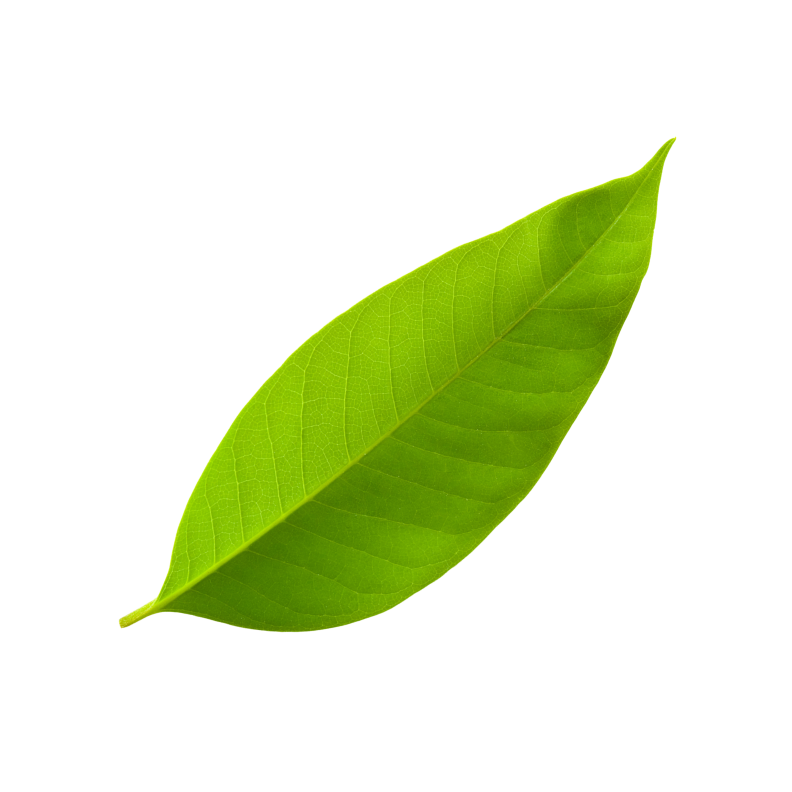
#> input picture manual_tests/mango_leaf.jpeg, 3168 x 3168 px (shown at 1/4 size)
$ python -i preprocessing.py   (imports and definitions only)
#> lines starting #> are read from the running program, lines starting #| are printed output that depends on the picture
"""Authoritative Preprocessing Pipeline for Cotton Guard.
Shared consistently between training, ONNX export, and production inference.
Applies CIELAB conversion, CLAHE on L-channel, and standard ImageNet normalization.
"""

from typing import Union, Tuple
from PIL import Image
import numpy as np
import cv2

# Canonical constants
DEFAULT_IMAGE_SIZE = (224, 224)
IMAGENET_MEAN = np.array([0.485, 0.456, 0.406], dtype=np.float32)
IMAGENET_STD = np.array([0.229, 0.224, 0.225], dtype=np.float32)
CLAHE_CLIP_LIMIT = 2.0
CLAHE_TILE_GRID_SIZE = (8, 8)


def apply_cielab_clahe(
    rgb_image: np.ndarray,
    clip_limit: float = CLAHE_CLIP_LIMIT,
    tile_grid_size: Tuple[int, int] = CLAHE_TILE_GRID_SIZE
) -> np.ndarray:
    """
    Converts RGB uint8 image to CIELAB, applies CLAHE to the Luminance (L) channel,
    and converts back to RGB uint8.
    """
    if rgb_image.dtype != np.uint8:
        rgb_image = np.clip(rgb_image, 0, 255).astype(np.uint8)

    lab = cv2.cvtColor(rgb_image, cv2.COLOR_RGB2LAB)
    l, a, b = cv2.split(lab)
    clahe = cv2.createCLAHE(clipLimit=clip_limit, tileGridSize=tile_grid_size)
    cl = clahe.apply(l)
    enhanced_lab = cv2.merge((cl, a, b))
    enhanced_rgb = cv2.cvtColor(enhanced_lab, cv2.COLOR_LAB2RGB)
    return enhanced_rgb


def preprocess_image(
    image: Union[Image.Image, np.ndarray],
    target_size: Tuple[int, int] = DEFAULT_IMAGE_SIZE,
    enable_clahe: bool = True,
    layout: str = "NCHW",
    clip_limit: float = CLAHE_CLIP_LIMIT,
    tile_grid_size: Tuple[int, int] = CLAHE_TILE_GRID_SIZE
) -> np.ndarray:
    """
    Authoritative preprocessing pipeline:
    1. Ensures RGB format.
    2. Resizes to target_size (224, 224) via bilinear interpolation.
    3. (Optional) Applies CIELAB + CLAHE on L-channel.
    4. Scales pixels to [0.0, 1.0].
    5. Normalizes by ImageNet mean and std.
    6. Formats to specified layout ('NCHW' or 'NHWC') with batch dimension.

    Returns float32 ndarray with shape:
      - (1, 3, H, W) if layout == 'NCHW'
      - (1, H, W, 3) if layout == 'NHWC'
    """
    # 1. Convert to RGB PIL Image if needed
    if isinstance(image, np.ndarray):
        if image.ndim == 2:
            image = cv2.cvtColor(image, cv2.COLOR_GRAY2RGB)
        elif image.ndim == 3 and image.shape[2] == 4:
            image = cv2.cvtColor(image, cv2.COLOR_RGBA2RGB)
        pil_img = Image.fromarray(image.astype(np.uint8))
    else:
        pil_img = image.convert("RGB")

    # 2. Resize
    resized = pil_img.resize(target_size, Image.Resampling.BILINEAR)
    np_img = np.array(resized, dtype=np.uint8)

    # 3. Hybrid CIELAB + CLAHE
    if enable_clahe:
        enhanced = apply_cielab_clahe(np_img, clip_limit=clip_limit, tile_grid_size=tile_grid_size)
    else:
        enhanced = np_img

    # 4 & 5. Normalization [0, 1] -> (x - mean) / std
    arr = enhanced.astype(np.float32) / 255.0
    normalized = (arr - IMAGENET_MEAN) / IMAGENET_STD

    # 6. Tensor Layout Formatting
    if layout.upper() == "NCHW":
        transposed = np.transpose(normalized, (2, 0, 1))
        batched = np.expand_dims(transposed, axis=0)
    elif layout.upper() == "NHWC":
        batched = np.expand_dims(normalized, axis=0)
    else:
        raise ValueError(f"Unsupported layout: {layout}. Expected 'NCHW' or 'NHWC'.")

    return batched.astype(np.float32)

>>> import cv2
>>> picture = cv2.cvtColor(cv2.imread('../manual_tests/mango_leaf.jpeg'), cv2.COLOR_BGR2RGB)
>>> result = preprocess_image(picture)
#> in preprocess_image, `resized = pil_img.resize(target_size, Image.Resampling.BILINEAR)`:
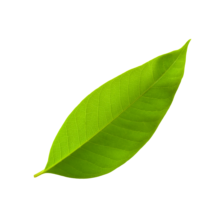
#> resized: PIL image 224x224 RGB; mean R, G, B 227.6, 237.5, 205.6
#> in apply_cielab_clahe, `lab = cv2.cvtColor(rgb_image, cv2.COLOR_RGB2LAB)`: lab: shape (224, 224, 3); mean of channels 0, 1, 2 236.2, 120.7, 140.5
#> in apply_cielab_clahe, `l, a, b = cv2.split(lab)`:
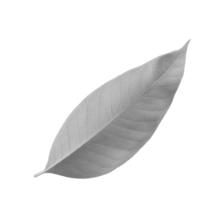
#> l: shape (224, 224); min 111, max 255, mean 236.2
#> in apply_cielab_clahe, `l, a, b = cv2.split(lab)`:
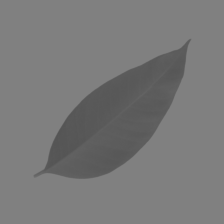
#> a: shape (224, 224); min 84, max 128, mean 120.7
#> in apply_cielab_clahe, `l, a, b = cv2.split(lab)`:
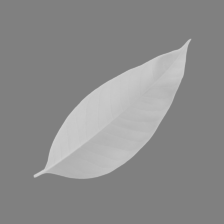
#> b: shape (224, 224); min 128, max 209, mean 140.5
#> in apply_cielab_clahe, `cl = clahe.apply(l)`:
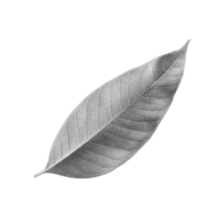
#> cl: shape (224, 224); min 77, max 255, mean 234.6
#> in apply_cielab_clahe, `enhanced_lab = cv2.merge((cl, a, b))`: enhanced_lab: shape (224, 224, 3); mean of channels 0, 1, 2 234.6, 120.7, 140.5
#> in apply_cielab_clahe, `enhanced_rgb = cv2.cvtColor(enhanced_lab, cv2.COLOR_LAB2RGB)`:
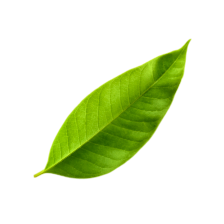
#> enhanced_rgb: shape (224, 224, 3); mean R, G, B 226, 236, 206.1
#> in preprocess_image, `normalized = (arr - IMAGENET_MEAN) / IMAGENET_STD`:
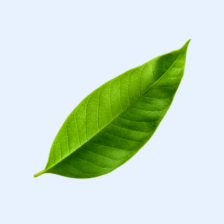
#> normalized: shape (224, 224, 3) float32; mean R, G, B 1.75, 2.1, 1.79; drawn with min black and max white
